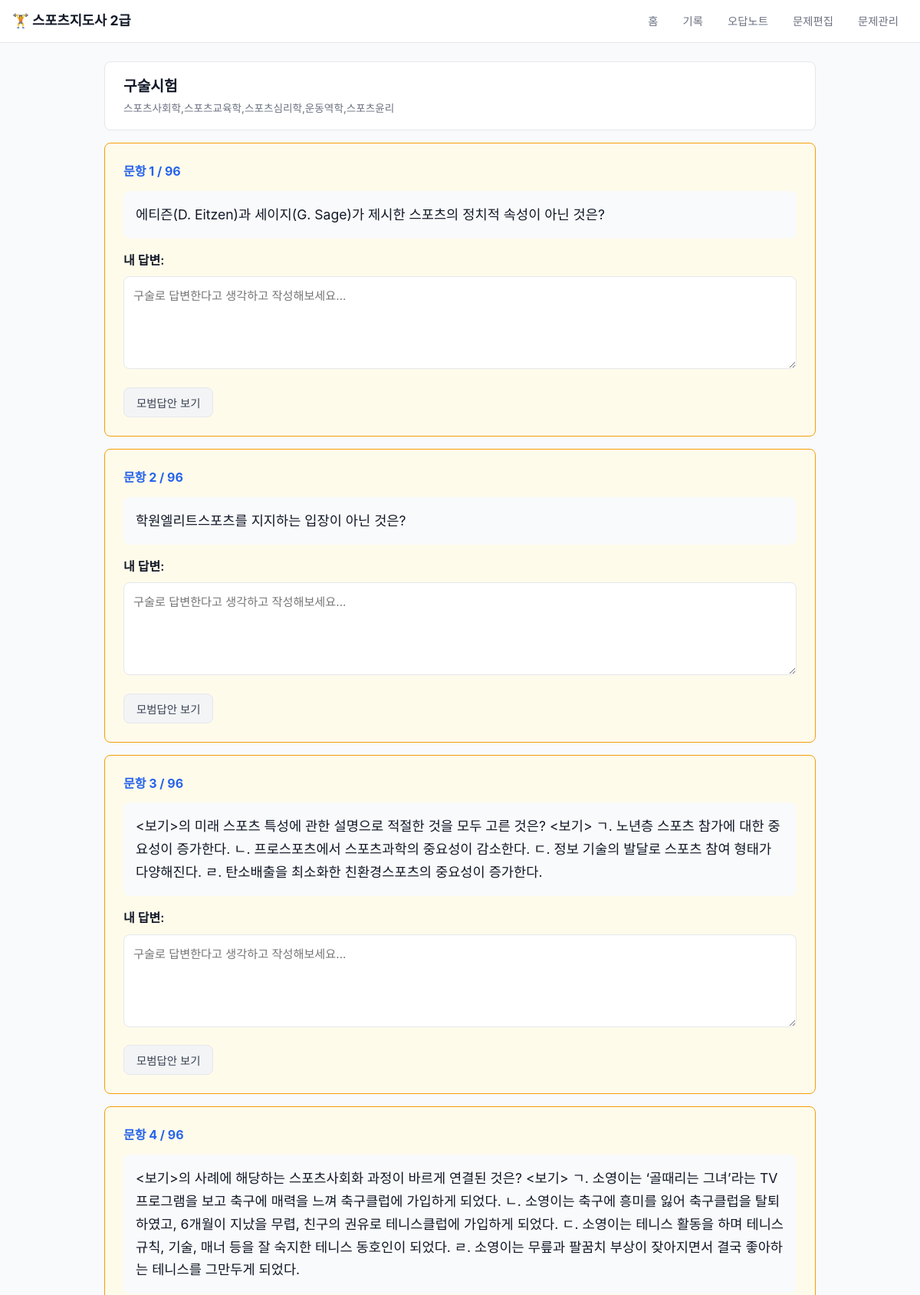
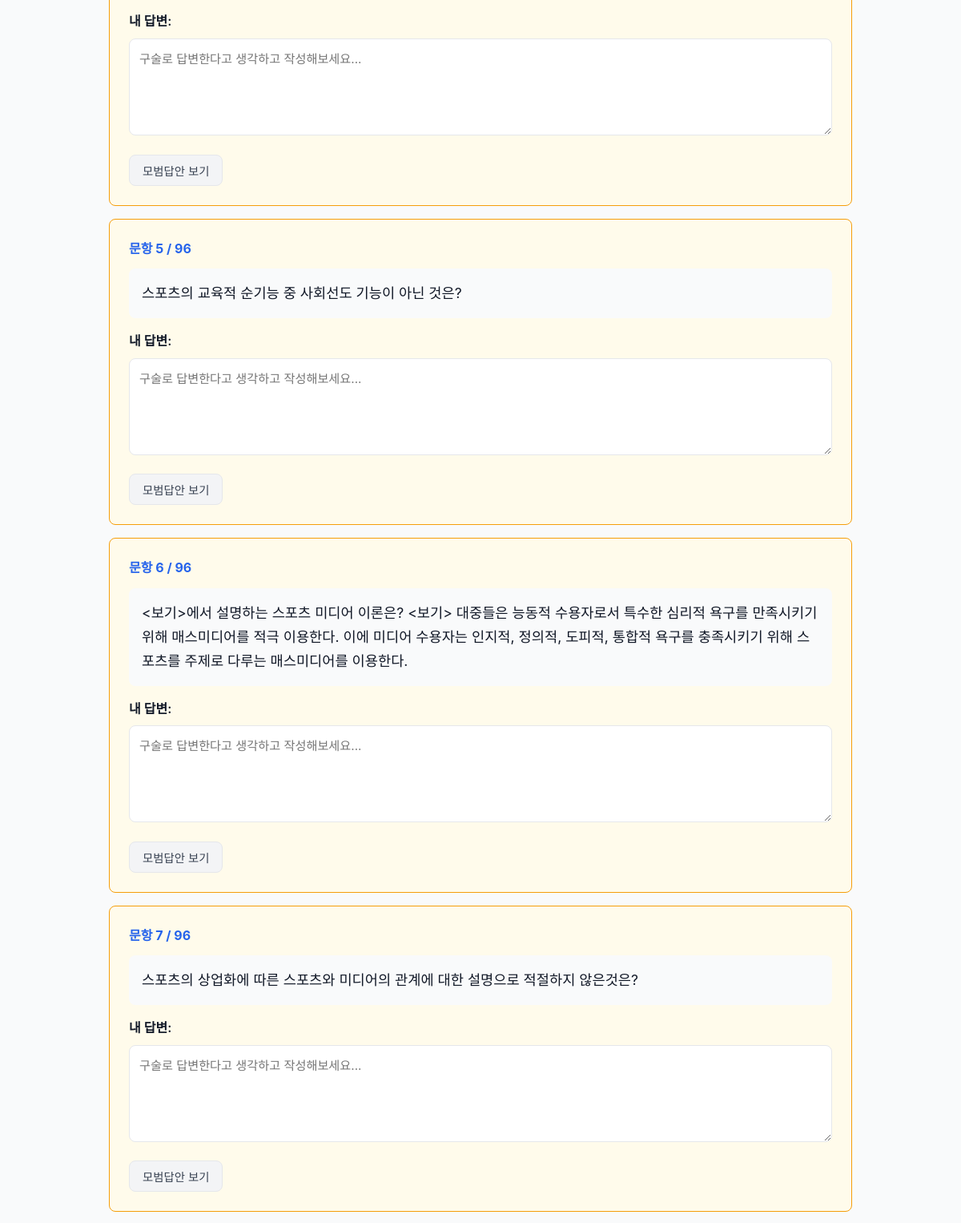
Screenshot of /oral/1 (upper part) with the database file from the repository (2 pictures, top to bottom).
### tables this page shows
CREATE TABLE test_sessions (
    id              INTEGER PRIMARY KEY AUTOINCREMENT,
    test_type       TEXT NOT NULL CHECK(test_type IN ('written', 'oral')),
    selected_subjects TEXT NOT NULL,
    total_questions INTEGER NOT NULL,
    correct_count   INTEGER DEFAULT 0,
    score_percent   REAL DEFAULT 0,
    time_limit_sec  INTEGER,
    time_spent_sec  INTEGER,
    is_passed       INTEGER DEFAULT 0,
    completed       INTEGER DEFAULT 0,
    started_at      TEXT DEFAULT (datetime('now')),
    finished_at     TEXT
);

CREATE TABLE user_answers (
    id              INTEGER PRIMARY KEY AUTOINCREMENT,
    session_id      INTEGER NOT NULL REFERENCES test_sessions(id) ON DELETE CASCADE,
    question_id     INTEGER NOT NULL REFERENCES questions(id),
    subject_id      INTEGER NOT NULL REFERENCES subjects(id),
    user_answer     TEXT,
    is_correct      INTEGER DEFAULT 0,
    answered_at     TEXT DEFAULT (datetime('now'))
);

CREATE TABLE questions (
    id              INTEGER PRIMARY KEY AUTOINCREMENT,
    subject_id      INTEGER NOT NULL REFERENCES subjects(id),
    question_type   TEXT NOT NULL CHECK(question_type IN ('multiple_choice', 'oral')),
    question_text   TEXT NOT NULL,
    option_a        TEXT,
    option_b        TEXT,
    option_c        TEXT,
    option_d        TEXT,
    correct_answer  TEXT NOT NULL,
    explanation     TEXT,
    difficulty      INTEGER DEFAULT 2 CHECK(difficulty BETWEEN 1 AND 3),
    exam_year       TEXT,
    exam_type       TEXT,
    question_number INTEGER,
    source          TEXT,
    created_at      TEXT DEFAULT (datetime('now'))
, comment TEXT);

### app.py (the view)
@app.route('/oral/<int:session_id>')
def oral_quiz(session_id):
    db = get_db()
    session = db.execute('SELECT * FROM test_sessions WHERE id = ?', (session_id,)).fetchone()
    if not session:
        flash('시험을 찾을 수 없습니다.', 'error')
        return redirect(url_for('index'))
    if session['completed']:
        return redirect(url_for('result', session_id=session_id))
    answers = db.execute('''
        SELECT ua.*, q.question_text, q.correct_answer, q.explanation, s.name as subject_name
        FROM user_answers ua
        JOIN questions q ON ua.question_id = q.id
        JOIN subjects s ON ua.subject_id = s.id
        WHERE ua.session_id = ?
        ORDER BY ua.id
    ''', (session_id,)).fetchall()
    return render_template('oral.html', session=session, answers=answers)

### app.py (called while the page is built)
def get_db():
    if 'db' not in g:
        os.makedirs(os.path.dirname(DB_PATH), exist_ok=True)
        g.db = sqlite3.connect(DB_PATH)
        g.db.row_factory = sqlite3.Row
        g.db.execute('PRAGMA foreign_keys = ON')
    return g.db

### templates/oral.html (shortened to what this page needs)
{% extends "base.html" %}
{% block content %}
<div class="quiz-header">
    <div class="quiz-info">
        <h2>구술시험</h2>
        <span>{{ session.selected_subjects }}</span>
    </div>
</div>
<form action="/oral/{{ session.id }}/submit" method="POST" id="oralForm">
    {% for a in answers %}
    <div class="oral-card" id="oral-{{ loop.index }}">
        <div class="oral-number">문항 {{ loop.index }} / {{ answers|length }}</div>
        <div class="oral-question">{{ a.question_text }}</div>
        <div class="oral-answer-area">
            <label>내 답변:</label>
            <textarea name="answer_{{ a.question_id }}" rows="5"
                      placeholder="구술로 답변한다고 생각하고 작성해보세요..."></textarea>
        </div>
        <button type="button" class="btn btn-secondary"
                onclick="showModel({{ loop.index }}, this)">
            모범답안 보기
        </button>
    </div>
    {% endfor %}
</form>
{% endblock %}

### static/style.css (style rules this page uses)
* { margin: 0; padding: 0; box-sizing: border-box; }
:root { --primary: #2563eb; --primary-dark: #1d4ed8; --success: #16a34a; --danger: #dc2626; --warning: #f59e0b; --gray-50: #f9fafb; --gray-100: #f3f4f6; --gray-200: #e5e7eb; --gray-300: #d1d5db; --gray-500: #6b7280; --gray-700: #374151; --gray-900: #111827; --radius: 8px; }
body { font-family: -apple-system, BlinkMacSystemFont, 'Segoe UI', sans-serif; background: var(--gray-50); color: var(--gray-900); line-height: 1.6; }
.btn { display: inline-block; padding: 0.5rem 1rem; border: 1px solid var(--gray-300); border-radius: var(--radius); background: white; color: var(--gray-700); cursor: pointer; font-size: 0.9rem; text-decoration: none; transition: all 0.2s; }
.btn-secondary { background: var(--gray-100); border-color: var(--gray-200); }
.oral-card:has(input:checked) { border-color: var(--warning); background: #fffbeb; }
.quiz-header { display: flex; justify-content: space-between; align-items: center; background: white; border: 1px solid var(--gray-200); border-radius: var(--radius); padding: 1rem 1.5rem; margin-bottom: 1rem; }
.quiz-info h2 { font-size: 1.2rem; }
.quiz-info span { color: var(--gray-500); font-size: 0.85rem; }
.oral-card { background: white; border: 1px solid var(--gray-200); border-radius: var(--radius); padding: 1.5rem; margin-bottom: 1rem; }
.oral-number { font-weight: 700; color: var(--primary); margin-bottom: 0.75rem; }
.oral-question { font-size: 1.1rem; line-height: 1.7; margin-bottom: 1rem; padding: 1rem; background: var(--gray-50); border-radius: var(--radius); }
.oral-answer-area { margin-bottom: 1rem; }
.oral-answer-area label { font-weight: 600; display: block; margin-bottom: 0.5rem; }
.oral-answer-area textarea { width: 100%; padding: 0.75rem; border: 1px solid var(--gray-200); border-radius: var(--radius); font-size: 0.95rem; resize: vertical; font-family: inherit; }

### rows the page displays
test_sessions: selected_subjects "스포츠사회학,스포츠교육학,스포츠심리학,운동역학,스포츠윤리"
user_answers: answers "96", question_text "에티즌(D. Eitzen)과 세이지(G. Sage)가 제시한 스포츠의 정치적 속성이 아닌 것은?", question_id "구술로 답변한다고 생각하고 작성해보세요..."
user_answers: answers "96", question_text "학원엘리트스포츠를 지지하는 입장이 아닌 것은?", question_id "구술로 답변한다고 생각하고 작성해보세요..."
user_answers: answers "96", question_text "<보기>의 미래 스포츠 특성에 관한 설명으로 적절한 것을 모두 고른 것은? <보기> ㄱ. 노년층 스포츠 참가에 대한 중요성이 증가한다. ㄴ. 프로스포츠에서 스포츠과학의 중요성이 감소한다. ㄷ. 정보 기술의 발달로 스포츠 참여 형태가 다양해진다. ㄹ. 탄소배출을 최소화한 친환경스포츠의 중요성이 증가한다.", question_id "구술로 답변한다고 생각하고 작성해보세요..."
user_answers: answers "96", question_text "<보기>의 사례에 해당하는 스포츠사회화 과정이 바르게 연결된 것은? <보기> ㄱ. 소영이는 ‘골때리는 그녀’라는 TV 프로그램을 보고 축구에 매력을 느껴 축구클럽에 가입하게 되었다. ㄴ. 소영이는 축구에 흥미를 잃어 축구클럽을 탈퇴하였고, 6개월이 지났을 무렵, 친구의 권유로 테니스클럽에 가입하게 되었다. ㄷ. 소영이는 테니스 활동을 하며 테니스 규칙, 기술, 매너 등을 잘 숙지한 테니스 동호인이 되었다. ㄹ. 소영이는 무릎과 팔꿈치 부상이 잦아지면서 결국 좋아하는 테니스를 그만두게 되었다.", question_id "구술로 답변한다고 생각하고 작성해보세요..."
user_answers: answers "96", question_text "스포츠의 교육적 순기능 중 사회선도 기능이 아닌 것은?", question_id "구술로 답변한다고 생각하고 작성해보세요..."
user_answers: answers "96", question_text "<보기>에서 설명하는 스포츠 미디어 이론은? <보기> 대중들은 능동적 수용자로서 특수한 심리적 욕구를 만족시키기 위해 매스미디어를 적극 이용한다. 이에 미디어 수용자는 인지적, 정의적, 도피적, 통합적 욕구를 충족시키기 위해 스포츠를 주제로 다루는 매스미디어를 이용한다.", question_id "구술로 답변한다고 생각하고 작성해보세요..."
user_answers: answers "96", question_text "스포츠의 상업화에 따른 스포츠와 미디어의 관계에 대한 설명으로 적절하지 않은것은?", question_id "구술로 답변한다고 생각하고 작성해보세요..."
